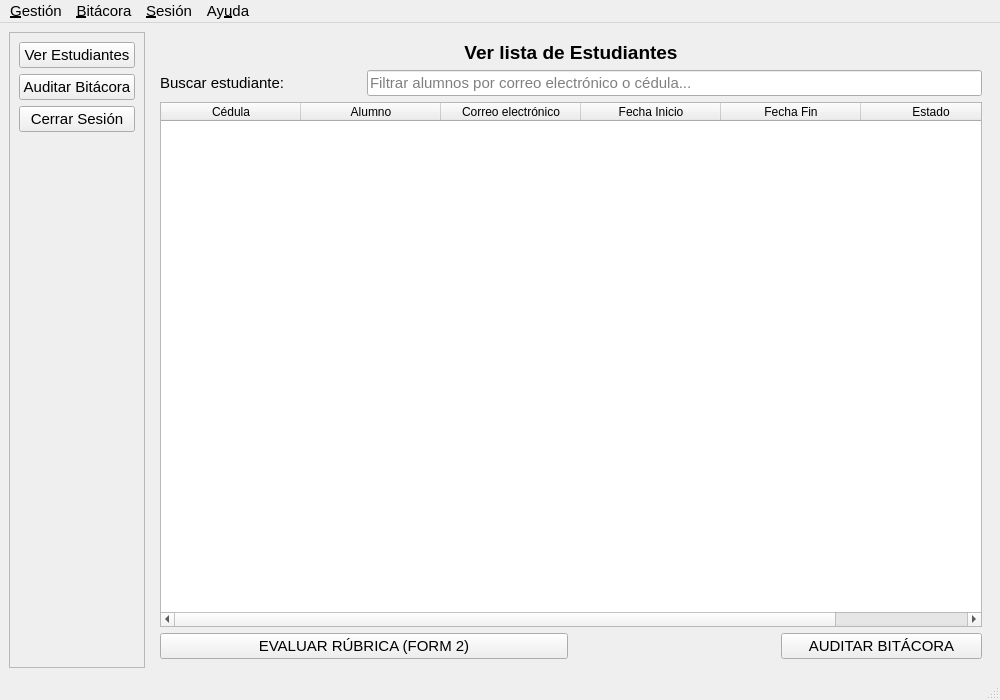
<?xml version="1.0" encoding="UTF-8"?>
<ui version="4.0">
 <class>MainWindowTutorAcademico</class>
 <widget class="QMainWindow" name="MainWindowTutorAcademico">
  <property name="geometry">
   <rect>
    <x>0</x>
    <y>0</y>
    <width>1000</width>
    <height>700</height>
   </rect>
  </property>
  <property name="font">
   <font>
    <pointsize>11</pointsize>
   </font>
  </property>
  <property name="windowTitle">
   <string>Panel del Tutor Académico - Sistema de Prácticas</string>
  </property>
  <widget class="QWidget" name="centralwidget">
   <layout class="QHBoxLayout" name="horizontalLayout">
    <item>
     <widget class="QFrame" name="frameSidebar">
      <property name="frameShape">
       <enum>QFrame::StyledPanel</enum>
      </property>
      <property name="frameShadow">
       <enum>QFrame::Raised</enum>
      </property>
      <layout class="QVBoxLayout" name="verticalLayout">
       <item>
        <widget class="QPushButton" name="pushButton">
         <property name="text">
          <string>Ver Estudiantes</string>
         </property>
        </widget>
       </item>
       <item>
        <widget class="QPushButton" name="pushButton_2">
         <property name="text">
          <string>Auditar Bitácora</string>
         </property>
        </widget>
       </item>
       <item>
        <widget class="QPushButton" name="pushButton_3">
         <property name="text">
          <string>Cerrar Sesión</string>
         </property>
        </widget>
       </item>
       <item>
        <spacer name="verticalSpacer">
         <property name="orientation">
          <enum>Qt::Vertical</enum>
         </property>
         <property name="sizeHint" stdset="0">
          <size>
           <width>20</width>
           <height>476</height>
          </size>
         </property>
        </spacer>
       </item>
      </layout>
     </widget>
    </item>
    <item>
     <widget class="QStackedWidget" name="stackedWidgetCentral">
      <property name="currentIndex">
       <number>0</number>
      </property>
      <widget class="QWidget" name="page">
       <layout class="QGridLayout" name="gridLayout">
        <item row="6" column="0" colspan="2">
         <widget class="QPushButton" name="btnEvaluarFormulario2">
          <property name="text">
           <string>EVALUAR RÚBRICA (FORM 2)</string>
          </property>
         </widget>
        </item>
        <item row="6" column="3">
         <widget class="QPushButton" name="btnAuditarBitacora">
          <property name="text">
           <string>AUDITAR BITÁCORA</string>
          </property>
         </widget>
        </item>
        <item row="4" column="0">
         <widget class="QLabel" name="label">
          <property name="text">
           <string>Buscar estudiante:</string>
          </property>
         </widget>
        </item>
        <item row="5" column="0" colspan="4">
         <widget class="QTableWidget" name="tblEstudiantes">
          <property name="editTriggers">
           <set>QAbstractItemView::NoEditTriggers</set>
          </property>
          <property name="selectionMode">
           <enum>QAbstractItemView::SingleSelection</enum>
          </property>
          <property name="selectionBehavior">
           <enum>QAbstractItemView::SelectRows</enum>
          </property>
          <attribute name="horizontalHeaderDefaultSectionSize">
           <number>140</number>
          </attribute>
          <attribute name="horizontalHeaderStretchLastSection">
           <bool>true</bool>
          </attribute>
          <column>
           <property name="text">
            <string>Cédula</string>
           </property>
          </column>
          <column>
           <property name="text">
            <string>Alumno</string>
           </property>
          </column>
          <column>
           <property name="text">
            <string>Correo electrónico</string>
           </property>
          </column>
          <column>
           <property name="text">
            <string>Fecha Inicio</string>
           </property>
          </column>
          <column>
           <property name="text">
            <string>Fecha Fin</string>
           </property>
          </column>
          <column>
           <property name="text">
            <string>Estado</string>
           </property>
          </column>
         </widget>
        </item>
        <item row="3" column="1" colspan="2">
         <widget class="QLabel" name="label_2">
          <property name="font">
           <font>
            <family>Segoe UI</family>
            <pointsize>14</pointsize>
            <weight>75</weight>
            <bold>true</bold>
           </font>
          </property>
          <property name="text">
           <string>Ver lista de Estudiantes</string>
          </property>
          <property name="alignment">
           <set>Qt::AlignCenter</set>
          </property>
         </widget>
        </item>
        <item row="4" column="1" colspan="3">
         <widget class="QLineEdit" name="txtBusquedaEstudiante">
          <property name="placeholderText">
           <string>Filtrar alumnos por correo electrónico o cédula...</string>
          </property>
         </widget>
        </item>
       </layout>
      </widget>
      <widget class="QWidget" name="page_2">
       <layout class="QGridLayout" name="gridLayout_2">
        <item row="0" column="1">
         <widget class="QLabel" name="label_3">
          <property name="font">
           <font>
            <family>Segoe UI</family>
            <pointsize>14</pointsize>
            <weight>75</weight>
            <bold>true</bold>
           </font>
          </property>
          <property name="text">
           <string>Auditar Bitácora</string>
          </property>
         </widget>
        </item>
        <item row="1" column="0" colspan="3">
         <widget class="QTableWidget" name="tblBitacoraAuditoria">
          <property name="editTriggers">
           <set>QAbstractItemView::NoEditTriggers</set>
          </property>
          <property name="selectionMode">
           <enum>QAbstractItemView::SingleSelection</enum>
          </property>
          <property name="selectionBehavior">
           <enum>QAbstractItemView::SelectRows</enum>
          </property>
          <attribute name="horizontalHeaderStretchLastSection">
           <bool>true</bool>
          </attribute>
          <column>
           <property name="text">
            <string>Descripción de Actividad</string>
           </property>
          </column>
         </widget>
        </item>
        <item row="2" column="0">
         <widget class="QPushButton" name="btnValidarActividad">
          <property name="text">
           <string>VALIDAR ACTIVIDAD</string>
          </property>
         </widget>
        </item>
        <item row="2" column="2">
         <widget class="QPushButton" name="btnRechazarActividad">
          <property name="text">
           <string>RECHAZAR ACTIVIDAD</string>
          </property>
         </widget>
        </item>
       </layout>
      </widget>
     </widget>
    </item>
   </layout>
  </widget>
  <widget class="QMenuBar" name="menubar">
   <property name="geometry">
    <rect>
     <x>0</x>
     <y>0</y>
     <width>1000</width>
     <height>31</height>
    </rect>
   </property>
   <widget class="QMenu" name="menu_Gesti_n">
    <property name="title">
     <string>&amp;Gestión</string>
    </property>
    <addaction name="actVerEstudiantes"/>
   </widget>
   <widget class="QMenu" name="menu_Bit_cora">
    <property name="title">
     <string>&amp;Bitácora</string>
    </property>
    <addaction name="actAuditarBitacora"/>
   </widget>
   <widget class="QMenu" name="menu_Sesi_n">
    <property name="title">
     <string>&amp;Sesión</string>
    </property>
    <addaction name="actCerrarSesion"/>
    <addaction name="separator"/>
    <addaction name="actSalirSistema"/>
   </widget>
   <widget class="QMenu" name="menuAy_uda">
    <property name="title">
     <string>Ay&amp;uda</string>
    </property>
    <addaction name="actAcercaPrograma"/>
    <addaction name="actAcercaDesarrollador"/>
    <addaction name="actRepositorioGithub"/>
   </widget>
   <addaction name="menu_Gesti_n"/>
   <addaction name="menu_Bit_cora"/>
   <addaction name="menu_Sesi_n"/>
   <addaction name="menuAy_uda"/>
  </widget>
  <widget class="QStatusBar" name="statusbar"/>
  <action name="actVerEstudiantes">
   <property name="text">
    <string>Ver Estudiantes</string>
   </property>
  </action>
  <action name="actAuditarBitacora">
   <property name="text">
    <string>Auditar Bitácora</string>
   </property>
  </action>
  <action name="actCerrarSesion">
   <property name="text">
    <string>Cerrar Sesión</string>
   </property>
  </action>
  <action name="actSalirSistema">
   <property name="text">
    <string>Salir del Sistema</string>
   </property>
  </action>
  <action name="actAcercaPrograma">
   <property name="text">
    <string>Acerca del Programa</string>
   </property>
  </action>
  <action name="actAcercaDesarrollador">
   <property name="text">
    <string>Acerca del Desarrollador</string>
   </property>
  </action>
  <action name="actRepositorioGithub">
   <property name="text">
    <string>Repositorio GitHub</string>
   </property>
  </action>
 </widget>
 <resources/>
 <connections/>
</ui>
